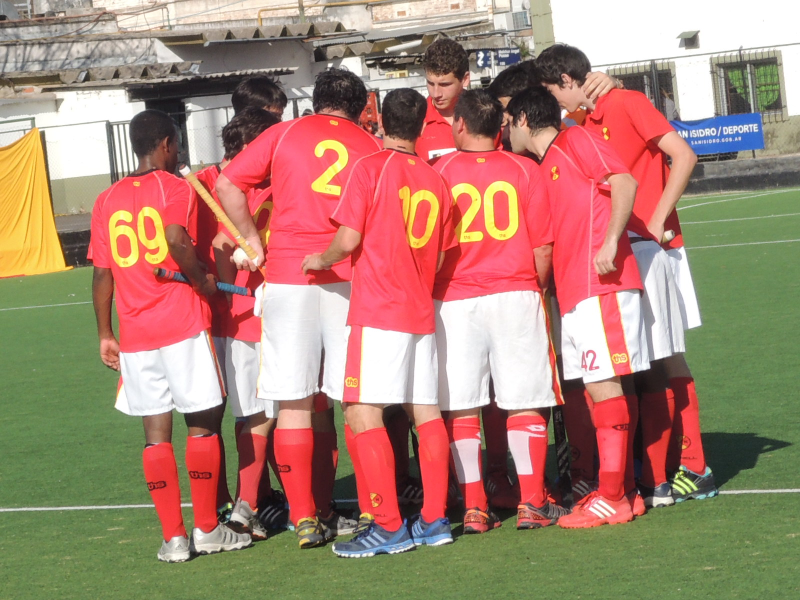
#> input picture codigo/imagenes/RSCN1018.JPG, 1600 x 1200 px, found by its file name (shown at 1/2 size)
$ python operaciones_basicas.py   (Python 2 division)
#> lines starting #> are read from the running program, lines starting #| are printed output that depends on the picture; after the words box and inside, x2 and y2 are one past the last pixel; in counts of white or black regions, pixels touching at a corner belong together; pictures that were not available may be replaced by others from this repository, and a replacement may not be noted
#!/usr/bin/python
# -*- coding: utf-8 -*-

#Con esto, todos los strings literales son unicode (no hace falta poner u'algo')
from __future__ import unicode_literals

import numpy as np
import cv2


def tomar_y_cambiar_valor_de_pixel():
    img = cv2.imread('RSCN1018.JPG')

    # Tomar los pixeles BGR
    blue, green, red = img[200,100]
    print "Azul: {a}, Verde: {v}, Rojo: {r}".format(a=blue, v=green, r=red)

    # Editar pixeles BGR
    img[200,100] = [12, 30, 240]
    print "Azul: {a}, Verde: {v}, Rojo: {r}".format(a=blue, v=green, r=red)

    # Tomar de a un pixel, es mejor usando "item"
    blue = img.item(200,100,0)
    print "Azul: {a}".format(a=blue)

    # Setear un pixel
    img.itemset((200,100,0), 30)
    print "Azul: {a}".format(a=img.item(200,100,0))


def tomar_datos_de_imagen():
    img = cv2.imread('RSCN1018.JPG')

    filas, columnas, canales = img.shape
    print "Alto: {a}, Ancho: {v}, Canales: {r}".format(a=filas, v=columnas, r=canales)

    cant_pixeles = img.size
    print "Pixeles totales: {p}".format(p=cant_pixeles)

    print "IMPORTANTE:"
    print "Tipo de datos de la imagen: {t}".format(t=img.dtype)


def sumar_imagenes():
    x = np.uint8([250])
    y = np.uint8([10])

    print "La suma segun opencv satura: {s}".format(s=cv2.add(x,y))
    print "La suma segun numpy funciona como modulo: {s}".format(s=x+y)


def pegar_logo_en_imagen():
    # Cargo la imagen y el logo
    img = cv2.imread('RSCN1018.JPG')
#> img is the input picture: shape (1200, 1600, 3); mean B, G, R 114.6, 131.4, 168.4
    logo = cv2.imread('wiki_logo_p.JPG')
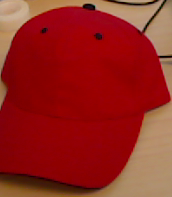
#> input picture codigo/imagenes/gorra_encontrada1.png, 172 x 197 px, given in place of wiki_logo_p.JPG, which was not available
#> logo is the input picture: shape (197, 172, 3); mean B, G, R 29.9, 36.9, 149.4

    # I want to put logo on top-left corner, So I create a ROI
    # Vamos a poner el logo en la esquina izquierda-arriba. Creamos una region de imagen (ROI)
    rows,cols,channels = logo.shape
#> rows = 197; cols = 172; channels = 3
    roi = img[0:rows, 0:cols ]
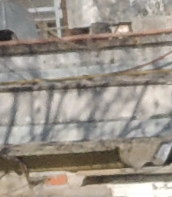
#> roi: shape (197, 172, 3); mean B, G, R 137.2, 146.5, 154.2

    # Now create a mask of logo and create its inverse mask also
    logogray = cv2.cvtColor(logo,cv2.COLOR_BGR2GRAY) # Escala de grises
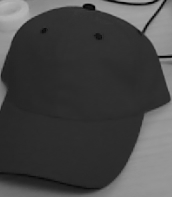
#> logogray: shape (197, 172); min 0, max 184, mean 69.7
    ret, mask = cv2.threshold(logogray, 10, 255, cv2.THRESH_BINARY) # Deja 0 en valores <= 10 y 255 en los mayores
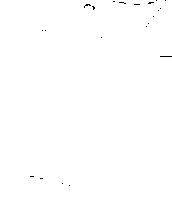
#> mask: shape (197, 172); 99.8% white; black in thin lines or dots, all inside (x1, y1, x2, y2) = (30, 0, 172, 186)
    mask_inv = cv2.bitwise_not(mask) # Da vuelta los valores (0->255 y 255->0)

    # En mask queda el logo con blanco en la parte del dibujo y negro en el fondo
    # inv mask queda al reves de mask

    # Con esto dejamos en negro el logo dentro de la ROI
    img1_bg = cv2.bitwise_and(roi, roi, mask=mask_inv)
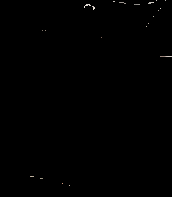
#> img1_bg: shape (197, 172, 3); mean B, G, R 0.4, 0.4, 0.4

    # Con esto dejamos en img2_fg solo la parte del logo
    img2_fg = cv2.bitwise_and(logo, logo, mask=mask)

    # Ponemos el logo en ROI
    dst = cv2.add(img1_bg, img2_fg)

    # Modificamos la imagen principal
    img[0:rows, 0:cols ] = dst

    cv2.imshow('res',img)
    cv2.waitKey(0)
    cv2.destroyAllWindows()


if __name__ == '__main__':
    pegar_logo_en_imagen()
